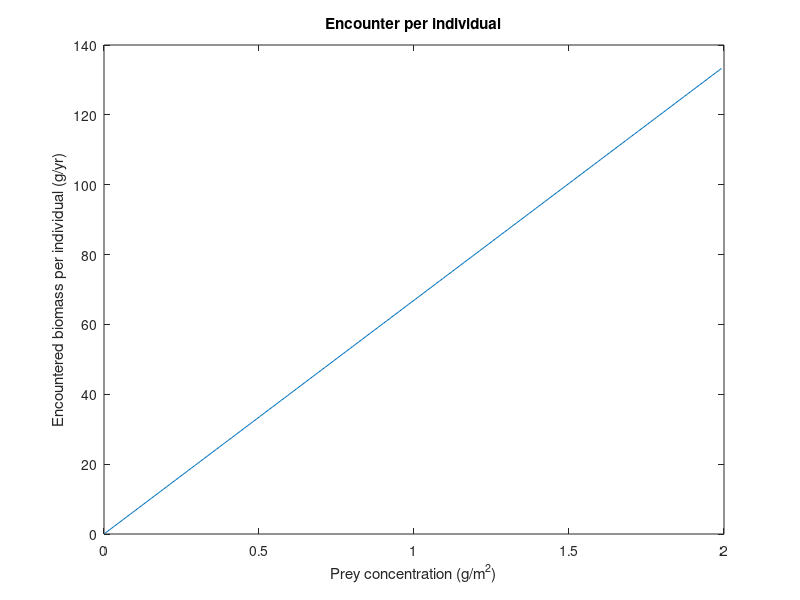
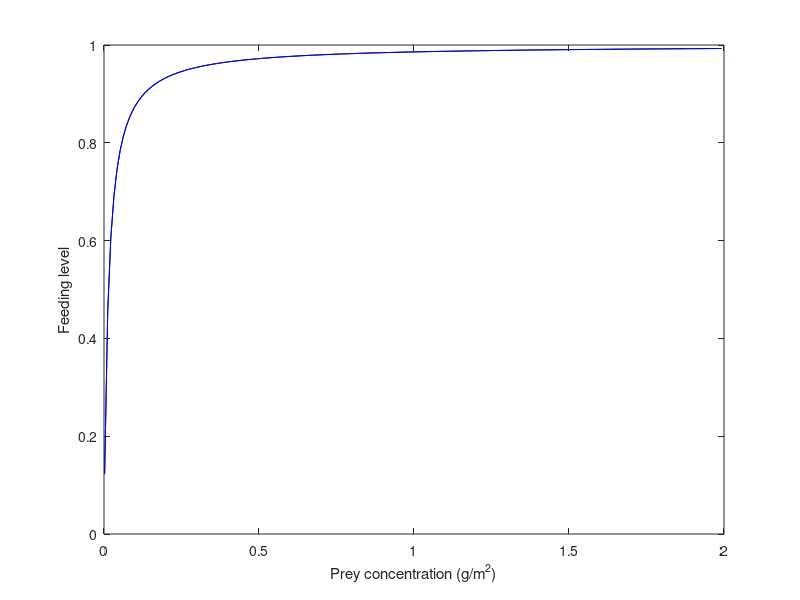
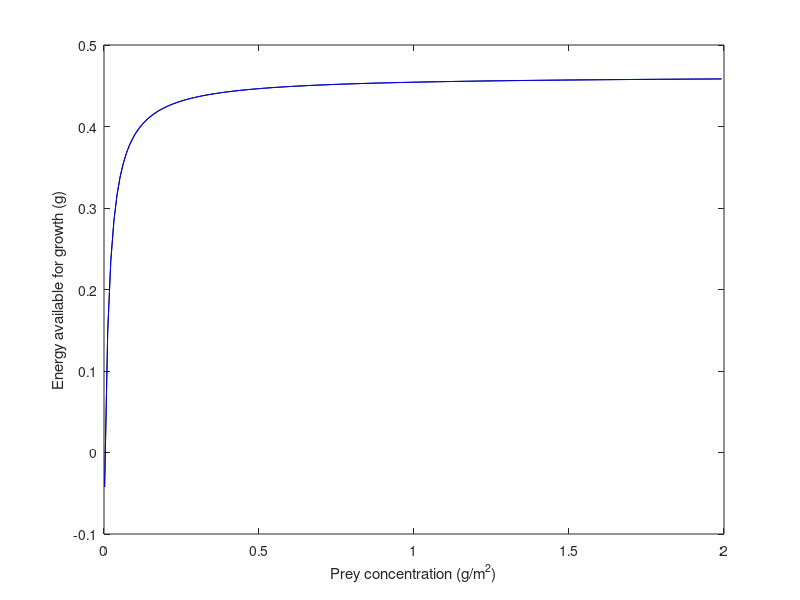
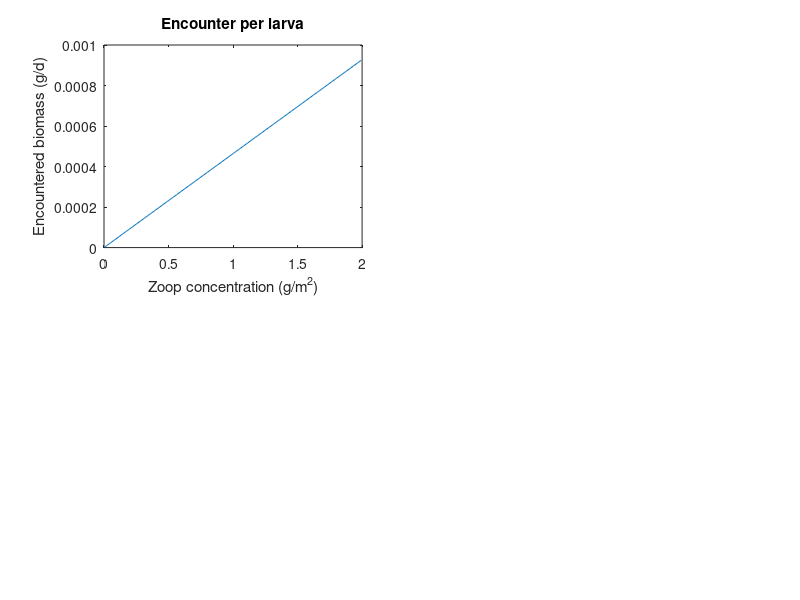

MATLAB code to generate these figures, in order:
% Hartvig et al eqs

clear all
close all

%% Size & temp
L_s = 10^((log10(2)+log10(20))/2);
L_m = 10^((log10(20)+log10(200))/2);
L_l = 10^((log10(200)+log10(2000))/2);

M_s = 0.01 * (0.1*L_s)^3;
M_m = 0.01 * (0.1*L_m)^3;
M_l = 0.01 * (0.1*L_l)^3;

%temp
T = -2:0.2:37;
%phi = prey biomass available
phi = 0.002:0.01:2;

%% Constants
q = 0.8;
y = 0.8 * 10^4; %m^3 g^(?q)/year at 10C
%y = 4.3 * 10^4; %m^3 g^(?q)/year at 10C
h = 85; %g^(1-n)/yr at 10C
n = 0.75;
a = 0.6;
k = 10; %g^(1-p)/yr at 10C
p = 0.75;

%% Biol
m = M_s;

%Search volume:
v = y*m^q; %m^3

%Encountered food:
enc = v*phi;
figure(1)
plot(phi,enc)
title('Encounter per individual')
ylabel('Encountered biomass per individual (g/yr)')
xlabel('Prey concentration (g/m^2)')

%Feeding level:
f1 = (v.*phi) ./ (v.*phi + h.*m^n);
f2 = enc ./ (enc+h.*m^n);
figure(2)
plot(phi,f1,'k'); hold on;
plot(phi,f2,'b'); hold on;
ylabel('Feeding level')
xlabel('Prey concentration (g/m^2)')

%Energy available for growth:
E1 = a.*f1.*h.*m^n - k.*m^p;
E2 = a.*f2.*h.*m^n - k.*m^p;
%E3 = ((a.*cmax.*enc) ./ (enc+cmax)) .* m^n - k.*m^p;
figure(3)
plot(phi,E1,'k'); hold on;
plot(phi,E2,'b'); hold on;
ylabel('Energy available for growth (g)')
xlabel('Prey concentration (g/m^2)')

%Standard and active metabolism:
metab = k*m^p;

%Critical feeding level:
fc1 = (k.*m^(n-p)) ./ (a.*h);
fc2 = (k./(a.*h));
%fc ~ 0.2

%% POEM code vs. prey
tprey=1;
fcrit=0.3;
temp=10;
wgt=M_s;
prey=phi;
pred=M_s;

%Cmax
cmax = (exp(0.063*(temp-10.0)) * h * wgt^(3/4)) /365; %h value for temp=10C

%Metabolism
bas = (fcrit * cmax);
act = (exp(0.063*(temp-10.0)) * k * wgt^(3/4)) /365; %Charlie thinks another way is relate it to amount consumed
met = bas + act;
bvec = bas*ones(size(prey));
avec = met*ones(size(prey));

%Encounter rates
A = (exp(0.063*(temp-10.0)) * y * wgt^(q)) /365;   %coeffs for per yr -> per day
enc = pred*prey*A*tprey;
con = cmax .* enc ./ (cmax + enc);

figure(4)
subplot(2,2,1)
plot(prey,enc)
title('Encounter per larva')
ylabel('Encountered biomass (g/d)')
xlabel('Zoop concentration (g/m^2)')

figure(5)
subplot(2,2,1)
plot(prey,con,'k'); hold on;
plot(prey,bvec,'b'); hold on;
plot(prey,avec,'r'); hold on;
legend('con','bas','act')
title('Consumption per larva')
ylabel('Consumed biomass (g/d)')
xlabel('Zoop concentration (g/m^2)')

figure(6)
subplot(2,2,1)
plot(enc,con,'k'); hold on;
plot(enc,bvec,'b'); hold on;
plot(enc,avec,'r'); hold on;
legend('con','bas','act')
title('Consumption per larva')
ylabel('Consumed biomass (g/d)')
xlabel('Encountered biomass (g/m^2)')

%% POEM code vs Temp
tprey=1;
fcrit=0.3;
temp=T;
wgt=M_s;
prey1=0.02;
prey2=0.2;
prey3=2.0;
pred=M_s;
y=0.8e4;

%Cmax
cmax = (exp(0.063.*(temp-10.0)) .* h .* wgt^(3/4)) ./365; %h value for temp=10C

%Metabolism
bas = (fcrit .* cmax);
act = (exp(0.063.*(temp-10.0)) .* k .* wgt^(3/4)) ./365; %Charlie thinks another way is relate it to amount consumed
met = bas + act;

%Encounter rates
A = (exp(0.063.*(temp-10.0)) .* y .* wgt^(q)) ./365;   %coeffs for per yr -> per day
enc1 = pred.*prey1.*A.*tprey;
enc2 = pred.*prey2.*A.*tprey;
enc3 = pred.*prey3.*A.*tprey;
con1 = cmax .* enc1 ./ (cmax + enc1);
con2 = cmax .* enc2 ./ (cmax + enc2);
con3 = cmax .* enc3 ./ (cmax + enc3);

figure(7)
subplot(2,2,1)
plot(temp,enc1,'b'); hold on;
plot(temp,enc2,'k'); hold on;
plot(temp,enc3,'r'); hold on;
legend('min','mean','max')
title('Encounter per larva')
ylabel('Encountered biomass (g/d)')
xlabel('Temp (C)')

figure(8)
subplot(2,2,1)
plot(temp,con1,'b'); hold on;
plot(temp,con2,'k'); hold on;
plot(temp,con3,'r'); hold on;
plot(temp,bas,'c'); hold on;
plot(temp,met,'m'); hold on;
legend('min','mean','max','bas','act')
title('Consumption per larva')
ylabel('Consumed biomass (g/d)')
xlabel('Temp (C)')

%%
f0=0.6;
beta=100;
lam=2-n+q;
theta=0:0.1:1;

gam = (f0 * h * beta^(2-lam)) ./ ((1-f0) * theta * sqrt(2*pi));

figure(9)
subplot(2,2,1)
plot(theta,gam,'b'); hold on;
